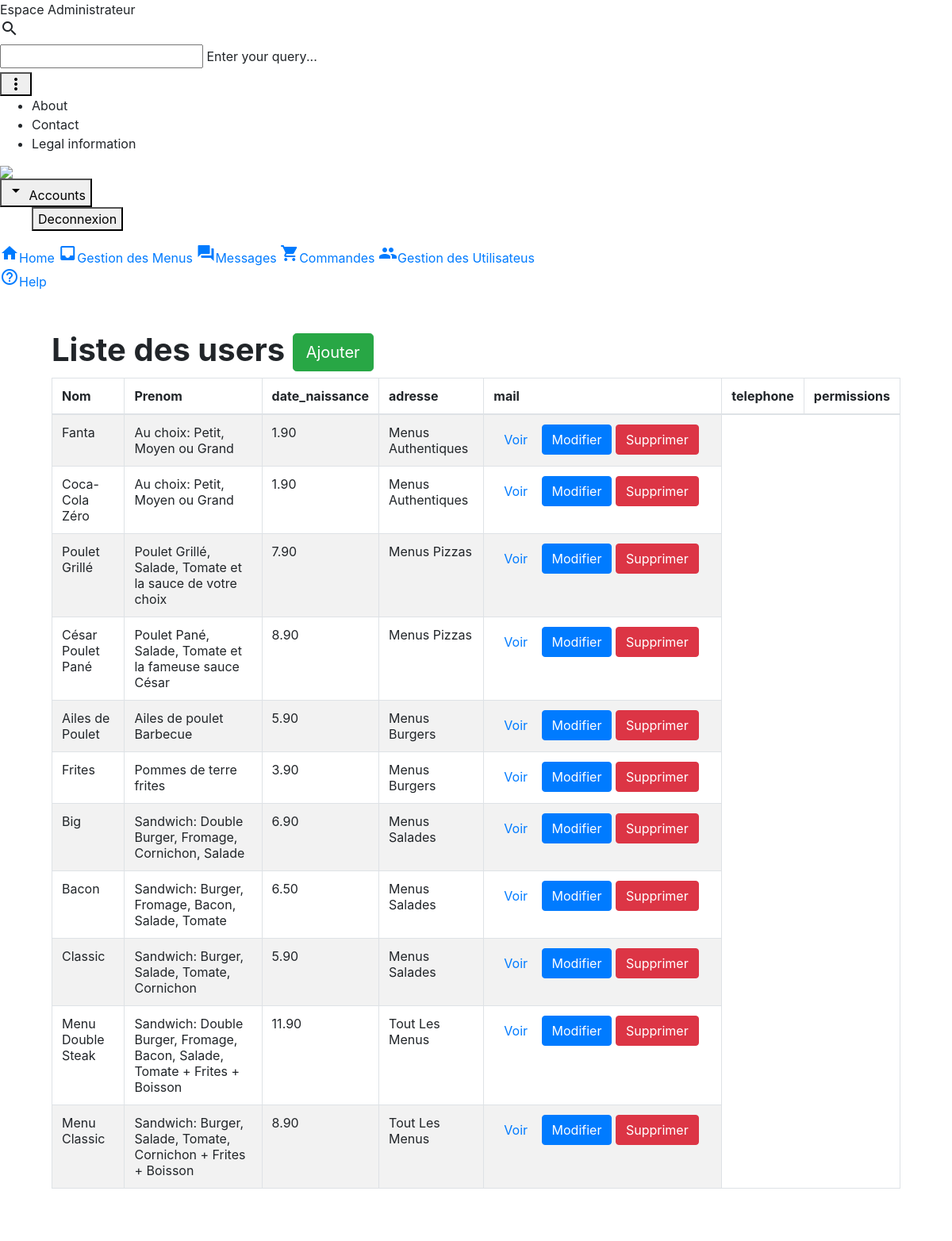
Page /admin/Gestion_user/gestion_user.php on the earlier database version.
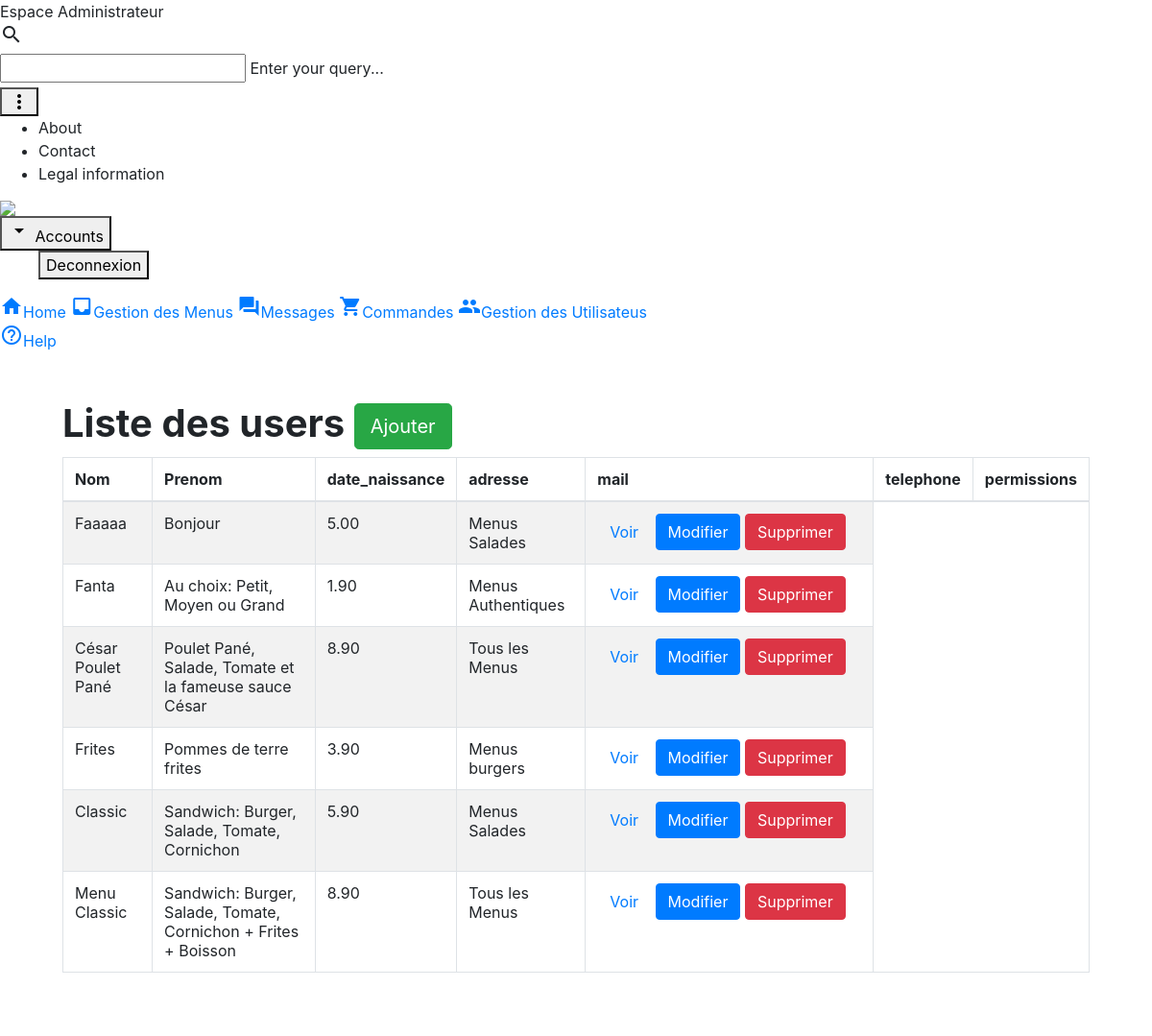
Same page on the later database version.
### tables this page shows
CREATE TABLE IF NOT EXISTS `items` (
  `id` int(11) NOT NULL AUTO_INCREMENT,
  `name` varchar(100) NOT NULL,
  `description` varchar(255) NOT NULL,
  `price` float NOT NULL,
  `image` varchar(255) NOT NULL,
  `category` int(11) NOT NULL,
  PRIMARY KEY (`id`),
  KEY `category` (`category`),
  KEY `id` (`id`)
);

CREATE TABLE IF NOT EXISTS `categories` (
  `id` int(11) NOT NULL AUTO_INCREMENT,
  `name` varchar(100) NOT NULL,
  PRIMARY KEY (`id`)
);

### admin/Gestion_user/gestion_user.php (the view, shortened to what the changed rows need)
<link href="//maxcdn.bootstrapcdn.com/bootstrap/4.1.1/css/bootstrap.min.css" rel="stylesheet" id="bootstrap-css">
<!doctype html>
<html lang="en">
  <head>
    <link rel="stylesheet" href="https://code.getmdl.io/1.3.0/material.cyan-light_blue.min.css">
    <link rel="stylesheet" href="../css/styles.css">
  </head>
  <body>
    <div class="demo-layout mdl-layout mdl-js-layout mdl-layout--fixed-drawer mdl-layout--fixed-header">
      <main class="mdl-layout__content mdl-color--grey-100">
        <div class="container admin">
            <div class="row">
                <h1><strong>Liste des users   </strong><a href="insert.php" class="btn btn-success btn-lg"><span class="glyphicon glyphicon-plus"></span> Ajouter</a></h1>
                <table class="table table-striped table-bordered">
                  <thead>
                    <tr>
                      <th>Nom</th>
                      <th>Prenom</th>
                      <th>date_naissance</th>
                      <th>adresse</th>
                      <th>mail</th>
                      <th>telephone</th>
                      <th>permissions</th>
                    </tr>
                  </thead>
                  <tbody>
                      <?php
                        $db = Database::connect();
                        $statement = $db->query('SELECT items.id, items.name, items.description, items.price, categories.name AS category FROM items LEFT JOIN categories ON items.category = categories.id ORDER BY items.id DESC');
                        while($item = $statement->fetch())
                        {
                            echo '<tr>';
                            echo '<td>'. $item['name'] . '</td>';
                            echo '<td>'. $item['description'] . '</td>';
                            echo '<td>'. number_format($item['price'], 2, '.', '') . '</td>';
                            echo '<td>'. $item['category'] . '</td>';
                            echo '<td width=300>';
                            echo '<a class="btn btn-default" href="view.php?id='.$item['id'].'"><span class="glyphicon glyphicon-eye-open"></span> Voir</a>';
                            echo '<a class="btn btn-primary" href="update.php?id='.$item['id'].'"><span class="glyphicon glyphicon-pencil"></span> Modifier</a>';
                            echo '<a class="btn btn-danger" href="delete.php?id='.$item['id'].'"><span class="glyphicon glyphicon-remove"></span> Supprimer</a>';
                            echo '</td>';
                            echo '</tr>';
                        }
                      ?>
                  </tbody>
                </table>
            </div>
        </div>
      </main>
  </body>
</html>

Differences in the rows shown:
removed items: name "Coca-Cola Zéro", description "Au choix: Petit, Moyen ou Grand", price "1.90", category.name "Menus Authentiques"
removed items: name "Poulet Grillé", description "Poulet Grillé, Salade, Tomate et la sauce de votre choix", price "7.90", category.name "Menus Pizzas"
removed items: name "Ailes de Poulet", description "Ailes de poulet Barbecue", price "5.90", category.name "Menus Burgers"
removed items: name "Big", description "Sandwich: Double Burger, Fromage, Cornichon, Salade", price "6.90", category.name "Menus Salades"
removed items: name "Bacon", description "Sandwich: Burger, Fromage, Bacon, Salade, Tomate", price "6.50", category.name "Menus Salades"
removed items: name "Menu Double Steak", description "Sandwich: Double Burger, Fromage, Bacon, Salade, Tomate + Frites + Boisson", price "11.90", category.name "Tout Les Menus"
added items: name "Faaaaa", description "Bonjour", price "5.00", category.name "Menus Salades"
changed items "César Poulet Pané": category.name "Menus Pizzas" → "Tous les Menus"
changed through a linked row, items "Frites": category.name "Menus Burgers" → "Menus burgers"
changed through a linked row, items "Menu Classic": category.name "Tout Les Menus" → "Tous les Menus"
